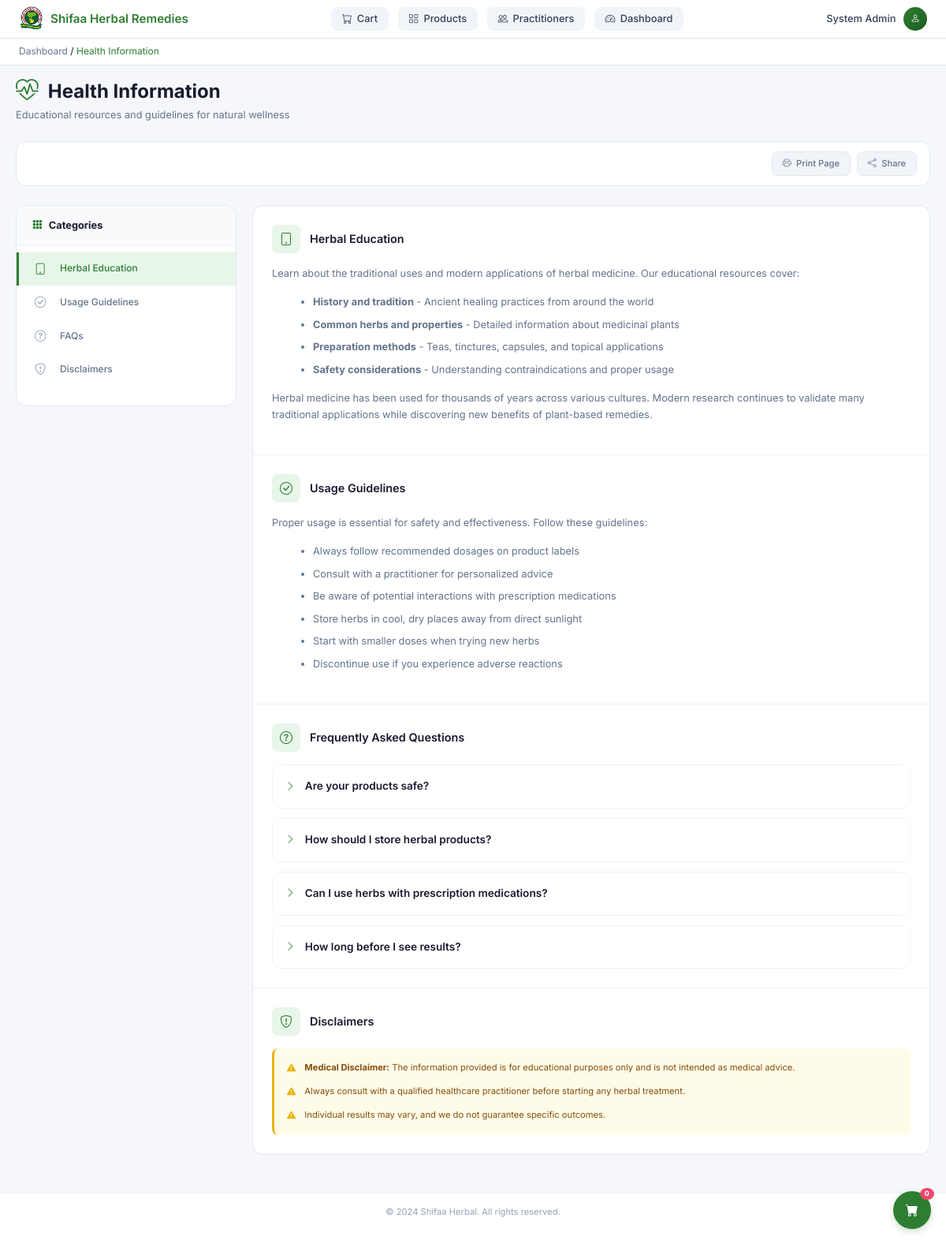
The page /health-info (signed in) on the database as committed earlier.
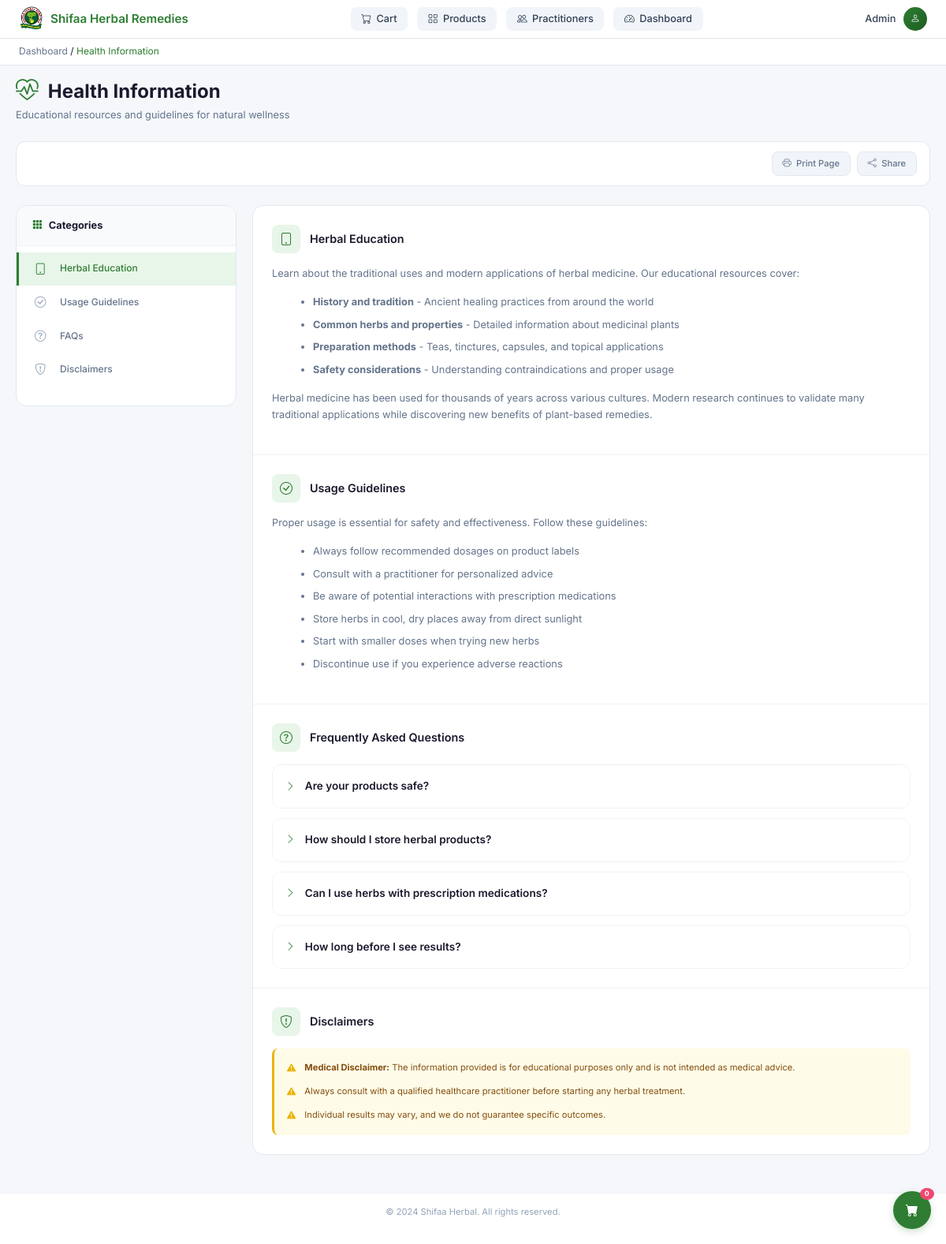
The same page on the database as committed later.
### models.py (models this page shows, shortened)
class User(UserMixin, db.Model):
    __tablename__ = 'user'
    id = db.Column(db.Integer, primary_key=True)
    name = db.Column(db.String(100), nullable=False)
    email = db.Column(db.String(120), unique=True, nullable=False, index=True)  # Added index
    phone = db.Column(db.String(20))
    address = db.Column(db.Text)
    role = db.Column(db.String(20), default='user', index=True)  # Added index
    password_hash = db.Column(db.String(255), nullable=False)
    created_at = db.Column(db.DateTime, default=datetime.utcnow)
    updated_at = db.Column(db.DateTime, default=datetime.utcnow, onupdate=datetime.utcnow)
    orders = db.relationship('Order', backref='user', lazy='dynamic')
    cart_items = db.relationship('CartItem', backref='user', lazy='dynamic', cascade='all, delete-orphan')
    appointments = db.relationship('Appointment', backref='user', lazy='dynamic')
    discussions = db.relationship('Discussion', backref='user', lazy='dynamic')
    questions = db.relationship('Question', backref='user', lazy='dynamic')
    stories = db.relationship('Story', backref='user', lazy='dynamic')
    support_requests = db.relationship('SupportRequest', backref='user', lazy='dynamic')
    question_replies = db.relationship('QuestionReply', lazy='dynamic')

### app.py (the view)
    @app.route("/health-info")
    def health_info():
        return render_template("user/health_info.html")

### templates/user/health_info.html (shortened to what the changed rows need)
<!DOCTYPE html>
<html lang="en">
<head>
    <link href="https://cdn.jsdelivr.net/npm/bootstrap@5.3.0-alpha1/dist/css/bootstrap.min.css" rel="stylesheet">
    <link href="https://cdn.jsdelivr.net/npm/bootstrap-icons@1.8.1/font/bootstrap-icons.css" rel="stylesheet">
</head>
<body>
    <div class="top-nav">
        <div class="user-info">
            <span class="user-name">{{ current_user.name if current_user.is_authenticated else 'Guest' }}</span>
            <div class="user-avatar"><i class="bi bi-person"></i></div>
        </div>
    </div>
    <div class="main-container">
        <div class="page-header">
            <h1><i class="bi bi-heart-pulse"></i> Health Information</h1>
        </div>
    </div>
</body>
</html>

Rows that differ between the two databases and show on the page:
changed User: name "System Admin" → "Admin"
